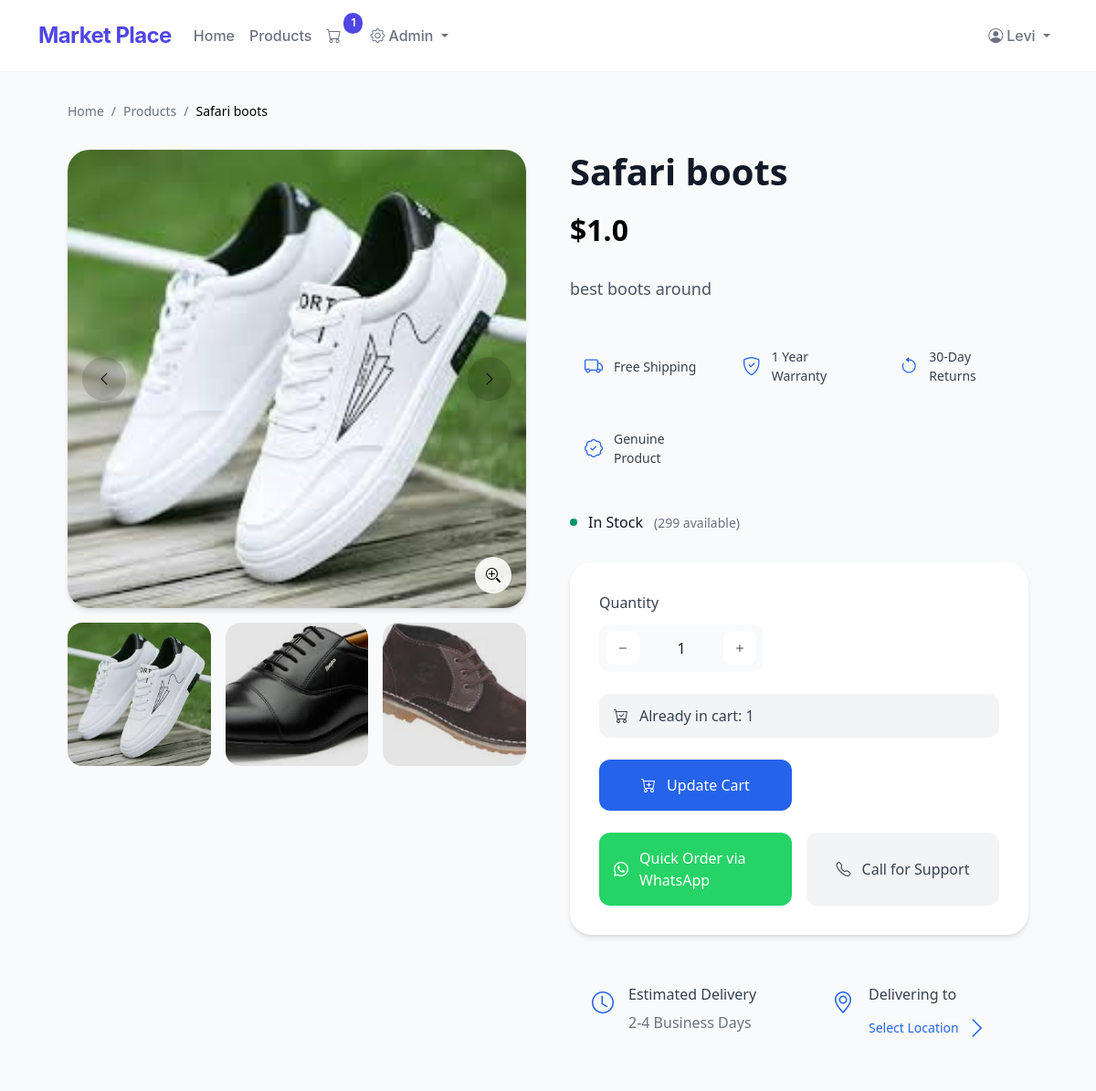
The page /product/1 (signed in) on the database its author committed.
### app.py (models this page shows)
class Product(db.Model):
    __tablename__ = 'products'
    id = db.Column(db.Integer, primary_key=True)
    name = db.Column(db.String(100), nullable=False)
    description = db.Column(db.String(500), nullable=True)
    price = db.Column(db.Float, nullable=False)
    stock_quantity = db.Column(db.Integer, nullable=False)
    category_id = db.Column(db.Integer, db.ForeignKey('categories.id'), nullable=False)
    order_items = db.relationship('OrderItem', backref='product', lazy=True)
    images = db.relationship('ProductImage', backref='product', lazy=True)

class ProductImage(db.Model):
    __tablename__ = 'product_images'
    id = db.Column(db.Integer, primary_key=True)
    product_id = db.Column(db.Integer, db.ForeignKey('products.id'), nullable=False)
    image_url = db.Column(db.String(200), nullable=False)

class OrderItem(db.Model):
    __tablename__ = 'order_items'
    id = db.Column(db.Integer, primary_key=True)
    order_id = db.Column(db.Integer, db.ForeignKey('orders.id'), nullable=False)
    product_id = db.Column(db.Integer, db.ForeignKey('products.id'), nullable=False)
    quantity = db.Column(db.Integer, nullable=False)
    price_at_time = db.Column(db.Float, nullable=False)

### app.py (the view)
@app.route('/product/<int:product_id>')
def product_detail(product_id):
    product = Product.query.get_or_404(product_id)
    existing_order_item = None
    if 'user_id' in session:
        order = Order.query.filter_by(user_id=session['user_id'], status="Pending").first()
        if order:
            existing_order_item = OrderItem.query.filter_by(order_id=order.id, product_id=product_id).first()
    serialized_images = [{"image_url": image.image_url} for image in product.images]
    return render_template(
        'product_detail.html',
        product=product,
        existing_order_item=existing_order_item,
        images=serialized_images
    )

### app.py (called while the page is built)
def get_cart_unique_items():
    if 'user_id' in session:
        order = Order.query.filter_by(user_id=session['user_id'], status="Pending").first()
        if order:
            return OrderItem.query.filter_by(order_id=order.id).count()
    return 0

@app.context_processor
def inject_cart_count():
    return dict(cart_count=get_cart_unique_items())

### templates/product_detail.html (shortened to what this page needs)
{% extends 'base.html' %}
{% block content %}
<div class="product-container">
    <nav class="breadcrumb">
        <a href="{{ url_for('home') }}">Home</a>
        <span>/</span>
        <a href="{{ url_for('products') }}">Products</a>
        <span>/</span>
        <span class="current">{{ product.name }}</span>
    </nav>
    <div class="product-grid">
        <div class="image-section">
            <div class="main-image-container" id="image-container">
                {% if product.images %}
                    <div class="image-wrapper">
                        <img id="main-image"
                             src="{{ url_for('static', filename='uploads/' + product.images[0].image_url) }}"
                             alt="Image of {{ product.name }}">
                    </div>
                    <button class="nav-btn prev-btn" id="prev-btn">
                        <i class="bi bi-chevron-left"></i>
                    </button>
                    <button class="nav-btn next-btn" id="next-btn">
                        <i class="bi bi-chevron-right"></i>
                    </button>
                    <button class="zoom-btn" onclick="toggleZoom()">
                        <i class="bi bi-zoom-in"></i>
                    </button>
                {% else %}
                    <div class="no-image">
                        <i class="bi bi-image"></i>
                        <p>No image available</p>
                    </div>
                {% endif %}
            </div>
            <div class="thumbnail-strip">
                {% for image in product.images %}
                    <div class="thumbnail"
                         onclick="updateMainImage('{{ url_for('static', filename='uploads/' + image.image_url) }}', {{ loop.index0 }})">
                        <img src="{{ url_for('static', filename='uploads/' + image.image_url) }}"
                             alt="Thumbnail of {{ product.name }}">
                        <div class="thumbnail-overlay"></div>
                    </div>
                {% endfor %}
            </div>
        </div>
        <div class="product-info">
            <div class="product-header">
                <h1>{{ product.name }}</h1>
                <div class="price-section">
                    <span class="current-price">${{ product.price }}</span>
                </div>
            </div>
            <div class="product-description">
                {{ product.description }}
            </div>
            <div class="features-grid">
                <div class="feature">
                    <i class="bi bi-truck"></i>
                    <span>Free Shipping</span>
                </div>
                <div class="feature">
                    <i class="bi bi-shield-check"></i>
                    <span>1 Year Warranty</span>
                </div>
                <div class="feature">
                    <i class="bi bi-arrow-counterclockwise"></i>
                    <span>30-Day Returns</span>
                </div>
                <div class="feature">
                    <i class="bi bi-patch-check"></i>
                    <span>Genuine Product</span>
                </div>
            </div>
            <div class="stock-status {% if product.stock_quantity > 0 %}in-stock{% else %}out-of-stock{% endif %}">
                <div class="stock-indicator">
                    <div class="indicator-dot"></div>
                    {% if product.stock_quantity > 0 %}
                        <span>In Stock</span>
                        <span class="stock-count">({{ product.stock_quantity }} available)</span>
                    {% else %}
                        <span>Out of Stock</span>
                    {% endif %}
                </div>
            </div>
            <div class="purchase-card">
                <form method="POST" action="{{ url_for('add_to_cart', product_id=product.id) }}" class="purchase-form">
                    <div class="quantity-selector">
                        <label for="quantity">Quantity</label>
                        <div class="quantity-controls">
                            <button type="button" onclick="decrementQuantity()" class="qty-btn">
                                <i class="bi bi-dash"></i>
                            </button>
                            <input type="number" id="quantity" name="quantity" value="1"
                                   min="1" max="{{ product.stock_quantity }}" required>
                            <button type="button" onclick="incrementQuantity()" class="qty-btn">
                                <i class="bi bi-plus"></i>
                            </button>
                        </div>
                    </div>
                    {% if existing_order_item %}
                        <div class="cart-notice">
                            <i class="bi bi-cart-check"></i>
                            <span>Already in cart: {{ existing_order_item.quantity }}</span>
                        </div>
                    {% endif %}
                    <div class="purchase-buttons">
                        <button type="submit" class="primary-btn add-to-cart">
                            <i class="bi bi-cart-plus"></i>
                            <span>{% if existing_order_item %}Update Cart{% else %}Add to Cart / Buy Now{% endif %}</span>
                        </button>
                    </div>
                </form>
                <div class="alternative-purchase">
                    <a href="https://wa.me/{{ whatsapp_number }}?text=Hello%2C%20I%20am%20interested%20in%20{{ product.name }}."
                       class="whatsapp-btn" target="_blank">
                        <i class="bi bi-whatsapp"></i>
                        <span>Quick Order via WhatsApp</span>
                    </a>
                    <a href="tel:{{ phone_number }}" class="phone-btn">
                        <i class="bi bi-telephone"></i>
                        <span>Call for Support</span>
                    </a>
                </div>
            </div>
            <div class="delivery-info">
                <div class="delivery-time">
                    <i class="bi bi-clock"></i>
                    <div>
                        <h4>Estimated Delivery</h4>
                        <p>2-4 Business Days</p>
                    </div>
                </div>
                <div class="delivery-location">
                    <i class="bi bi-geo-alt"></i>
                    <div>
                        <h4>Delivering to</h4>
                        <button class="change-location" onclick="updateLocation()">
                            Select Location <i class="bi bi-chevron-right"></i>
                        </button>
                    </div>
                </div>
            </div>
        </div>
    </div>
</div>
{% endblock %}

### templates/base.html (style rules this page uses)
:root { --primary-color: #4F46E5; --hover-color: #4338CA; --background-light: #F9FAFB; --text-primary: #111827; --text-secondary: #6B7280; }
body { font-family: 'Inter', system-ui, -apple-system, sans-serif; background-color: var(--background-light); color: var(--text-primary); }

### rows shown on the page
Product: name "Safari boots", price "1.0", description "best boots around", stock_quantity "299"
ProductImage: image_url (picture)
ProductImage: image_url (picture)
ProductImage: image_url (picture)
OrderItem: quantity "1"

### other values the page prints
{{ cart_count }} "1"
{{ session.get('user_name') }} "Levi"
